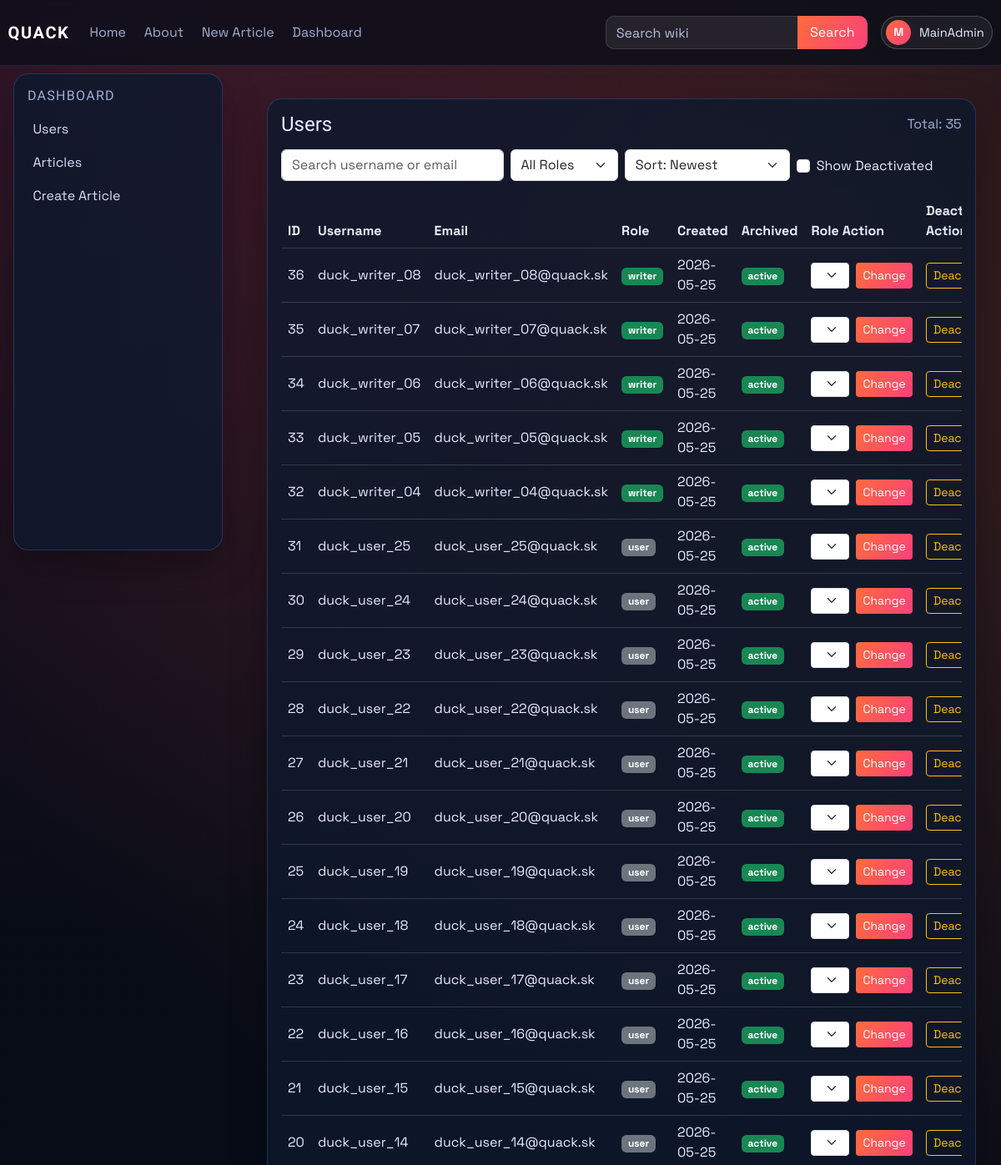
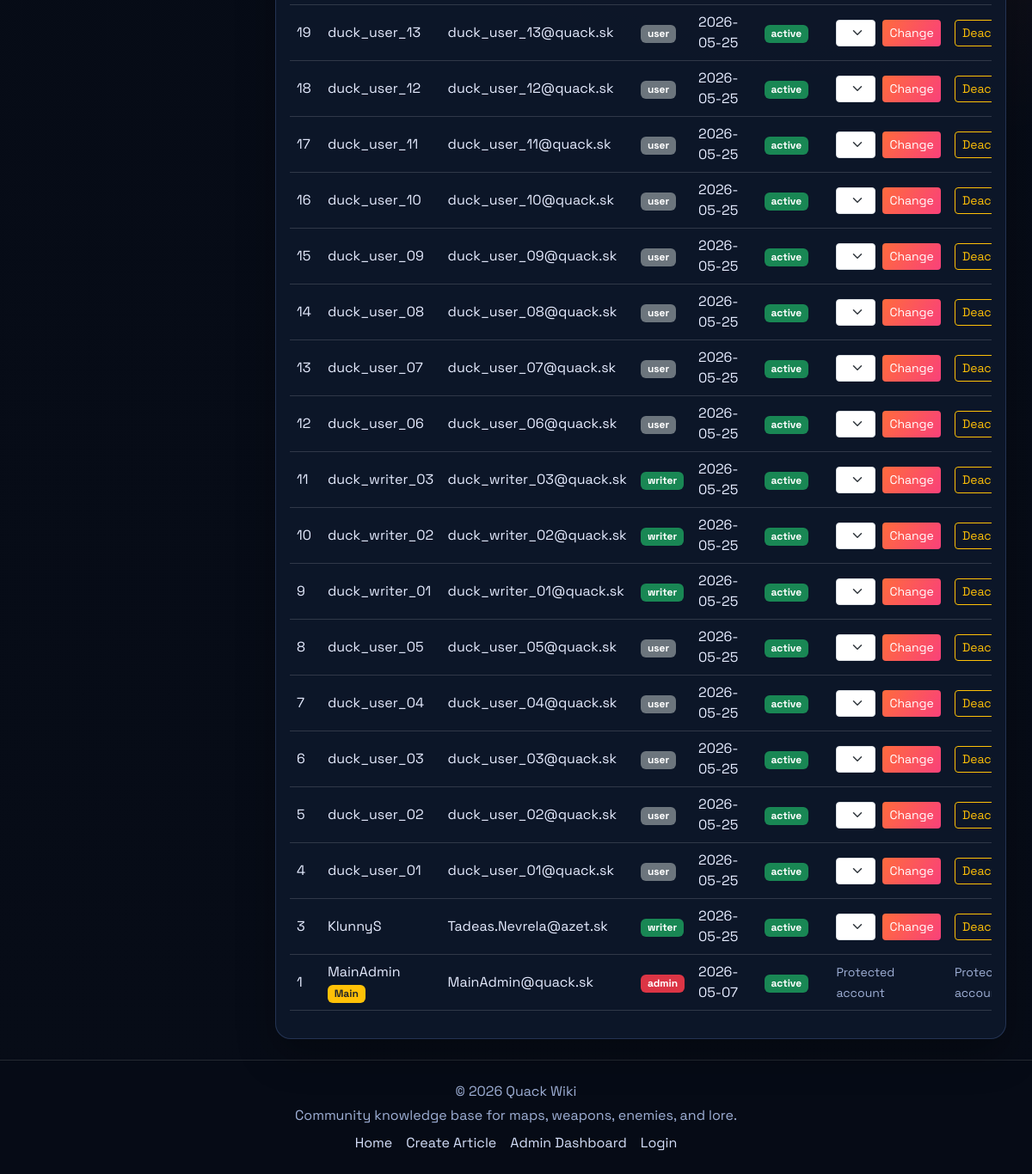
/dashboard/users (signed in), run on the app's committed database (2 pictures, top to bottom).
### models.py (models this page shows, shortened)
class User(db.Model, UserMixin):
    id = db.Column(db.Integer, primary_key=True)
    username = db.Column(db.String(120), unique=True, nullable=False)
    email = db.Column(db.String(120), unique=True, nullable=False)
    password_hash = db.Column(db.String(128), nullable=False)
    created_at = db.Column(db.DateTime, default=datetime.utcnow)
    role = db.Column(db.String(30), default='user')
    is_archived = db.Column(db.Boolean, default=False, nullable=False)
    archived_at = db.Column(db.DateTime, nullable=True)

### main.py (the view)
@app.route('/dashboard/users')
@role_required(['admin'])
def dashboard_users():
    search = (request.args.get('q') or '').strip()
    role_filter = (request.args.get('role') or 'all').strip().lower()
    show_archived = request.args.get('show_archived') == '1'
    sort = (request.args.get('sort') or 'newest').strip().lower()
    query = User.query
    if not show_archived:
        query = query.filter(User.is_archived.is_(False))
    if search:
        like = f'%{search}%'
        query = query.filter((User.username.ilike(like)) | (User.email.ilike(like)))
    if role_filter in {'user', 'writer', 'admin'}:
        query = query.filter(User.role == role_filter)
    sort_map = {
        'newest': User.created_at.desc(),
        'oldest': User.created_at.asc(),
        'username_az': User.username.asc(),
        'username_za': User.username.desc(),
        'role_az': User.role.asc(),
        'role_za': User.role.desc(),
    }
    users = query.order_by(sort_map.get(sort, User.created_at.desc())).all()
    role_form = RoleForm()
    return render_template(
        'dashboard_users.html',
        users=users,
        role_form=role_form,
        search=search,
        role_filter=role_filter,
        show_archived=show_archived,
        sort=sort,
    )

### forms.py
class RoleForm(FlaskForm):
    role = SelectField("Role", choices=[
        ("user", "User"),
        ("writer", "Writer"),
        ("admin", "Admin"),
        ], validators=[DataRequired()])
    submit = SubmitField("Change")

### main.py (called while the page is built)
@login_manager.user_loader
def load_user(user_id):
    return User.query.get(int(user_id))

def role_required(role_names: list):
    def decorator(func):
        @wraps(func)
        @login_required
        def wrapper(*args, **kwargs):
            if current_user.role not in role_names:
                abort(403)
            return func(*args, **kwargs)
        return wrapper
    return decorator

### templates/dashboard_users.html (shortened to what this page needs)
{% extends "_base.html" %}
{% block content %}
<div class="container-fluid px-0">
    <section id="users-section" class="card p-3">
        <div class="d-flex justify-content-between align-items-center mb-3">
            <h4 class="mb-0">Users</h4>
            <span class="text-muted">Total: {{ users|length }}</span>
        </div>
        <form method="GET" action="{{ url_for('dashboard_users') }}" class="row g-2 mb-3" id="usersFilterForm">
            <div class="col-md-4">
                <input class="form-control" type="search" name="q" value="{{ search }}" placeholder="Search username or email" id="usersSearch">
            </div>
            <div class="col-md-2">
                <select class="form-select" name="role" onchange="this.form.submit()">
                    <option value="all" {% if role_filter == 'all' %}selected{% endif %}>All Roles</option>
                </select>
            </div>
            <div class="col-md-3">
                <select class="form-select" name="sort" onchange="this.form.submit()">
                    <option value="newest" {% if sort == 'newest' %}selected{% endif %}>Sort: Newest</option>
                </select>
            </div>
            <div class="col-md-3">
                <div class="form-check mt-2">
                    <input class="form-check-input" type="checkbox" value="1" id="showArchivedUsers" name="show_archived" onchange="this.form.submit()" {% if show_archived %}checked{% endif %}>
                    <label class="form-check-label" for="showArchivedUsers">Show Deactivated</label>
                </div>
            </div>
        </form>
        <div class="table-responsive">
            <table class="table table-hover align-middle">
                <thead>
                    <tr>
                        <th>ID</th>
                        <th>Username</th>
                        <th>Email</th>
                        <th>Role</th>
                        <th>Created</th>
                        <th>Archived</th>
                        <th>Role Action</th>
                        <th>Deactivate Action</th>
                    </tr>
                </thead>
                <tbody>
                    {% for user in users %}
                    <tr>
                        <td>{{ user.id }}</td>
                        <td>{{ user.username }}{% if user.username == "MainAdmin" %} <span class="badge bg-warning text-dark">Main</span>{% endif %}</td>
                        <td>{{ user.email }}</td>
                        <td>
                            {% if user.role == "admin" %}
                            <span class="badge bg-danger">admin</span>
                            {% elif user.role == "writer" %}
                            <span class="badge bg-success">writer</span>
                            {% else %}
                            <span class="badge bg-secondary">user</span>
                            {% endif %}
                        </td>
                        <td>{{ user.created_at.strftime('%Y-%m-%d') if user.created_at else '-' }}</td>
                        <td>
                            {% if user.is_archived %}
                            <span class="badge bg-secondary">deactivated</span>
                            {% else %}
                            <span class="badge bg-success">active</span>
                            {% endif %}
                        </td>
                        <td>
                            {% if user.is_archived %}
                                <span class="text-muted small">Deactivated user</span>
                            {% elif user.username == "MainAdmin" %}
                                <span class="text-muted small">Protected account</span>
                            {% elif user.id == current_user.id %}
                                <span class="text-muted small">Self-change blocked</span>
                            {% elif user.role == "admin" and current_user.username != "MainAdmin" %}
                                <span class="text-muted small">Only MainAdmin can modify admins</span>
                            {% else %}
                            <form method="POST" action="{{ url_for('set_role', user_id=user.id) }}" class="d-flex gap-2">
                                {{ role_form.role(class="form-select form-select-sm") }}
                                {{ role_form.submit(class="btn btn-brand btn-sm") }}
                            </form>
                            {% endif %}
                        </td>
                        <td>
                            {% if user.username == "MainAdmin" %}
                                <span class="text-muted small">Protected account</span>
                            {% elif user.id == current_user.id %}
                                <span class="text-muted small">Self-deactivate blocked</span>
                            {% elif user.role == "admin" and current_user.username != "MainAdmin" %}
                                <span class="text-muted small">Only MainAdmin can deactivate admins</span>
                            {% else %}
                            <form method="POST" action="{{ url_for('toggle_archive_user', user_id=user.id) }}">
                                <button type="submit" class="btn btn-outline-warning btn-sm">
                                    {% if user.is_archived %}Reactivate{% else %}Deactivate{% endif %}
                                </button>
                            </form>
                            {% endif %}
                        </td>
                    </tr>
                    {% endfor %}
                </tbody>
            </table>
        </div>
    </section>
</div>
{% endblock %}

### templates/partials/navbar.html (shortened to what this page needs)
﻿<nav class="navbar navbar-expand-lg main-nav">
    <div class="container-fluid nav-wrap">
        <a class="navbar-brand brand-mark" href="{{ url_for('index') }}">QUACK</a>
        <div class="collapse navbar-collapse" id="navbarNav">
            <ul class="navbar-nav me-auto nav-links">
                <li class="nav-item"><a class="nav-link" href="{{ url_for('index') }}">Home</a></li>
                <li class="nav-item"><a class="nav-link" href="{{ url_for('index') }}">About</a></li>
                <li class="nav-item"><a class="nav-link" href="{{ url_for('create_article') }}">New Article</a></li>
                {% if current_user.is_authenticated and current_user.role == "admin" %}
                <li class="nav-item"><a class="nav-link" href="{{ url_for('dashboard_users') }}">Dashboard</a></li>
                {% elif current_user.is_authenticated and current_user.role == "writer" %}
                <li class="nav-item"><a class="nav-link" href="{{ url_for('dashboard_articles') }}">Articles</a></li>
                {% endif %}
            </ul>
            <ul class="navbar-nav ms-auto align-items-lg-center nav-tools">
                <li class="nav-item nav-search-wrap">
                    <form class="nav-search" method="GET" action="{{ url_for('index') }}">
                        <input class="form-control" type="search" name="q" placeholder="Search wiki">
                        <button class="btn btn-brand" type="submit">Search</button>
                    </form>
                </li>
                {% if current_user.is_authenticated %}
                <li class="nav-item dropdown ms-lg-3">
                    <a class="profile-trigger" href="#" role="button" data-bs-toggle="dropdown" aria-expanded="false">
                        <span class="profile-avatar">{{ current_user.username[0]|upper }}</span>
                        <span class="profile-name">{{ current_user.username }}</span>
                    </a>
                </li>
                {% else %}
                <li class="nav-item ms-lg-3">
                    <a class="btn btn-outline-light nav-login-btn" href="{{ url_for('login') }}">Login</a>
                </li>
                {% endif %}
            </ul>
        </div>
    </div>
</nav>

### static/css/style.css (style rules this page uses)
:root { --bg: #070c17; --bg-soft: #101a2d; --panel: rgba(14, 25, 44, 0.82); --panel-border: rgba(130, 170, 255, 0.2); --text: #e6ecff; --text-dim: #9fb0d6; --brand: #ff6b3d; --brand-2: #f9417a; --ok: #2ccf9f; --radius: 18px; --shadow: 0 18px 45px rgba(0, 0, 0, 0.3); --nav-height: 72px; --sidebar-width: 280px; --footer-height: 124px; }
* { box-sizing: border-box; }
body { margin: 0; color: var(--text); font-family: "Space Grotesk", sans-serif; background: radial-gradient(circle at 10% 0%, rgba(249, 65, 122, 0.18), transparent 38%), radial-gradient(circle at 85% 15%, rgba(255, 107, 61, 0.2), transparent 45%), linear-gradient(180deg, #060b16, var(--bg)); min-height: 100vh; display: flex; flex-direction: column; }
h1, h2, h3, h4, h5, h6, .navbar-brand { font-family: "Sora", sans-serif; }
a { text-decoration: none; color: inherit; }
.main-nav { position: fixed; top: 0; left: 0; right: 0; width: 100%; margin-top: 0; z-index: 40; backdrop-filter: blur(10px); background: rgba(8, 13, 24, 0.72); border-top: 0; border-bottom: 1px solid rgba(130, 170, 255, 0.15); }
.nav-wrap { padding: 0.7rem 0.6rem; }
.brand-mark { font-weight: 700; letter-spacing: 0.08em; color: #fff; }
.nav-links .nav-link { color: var(--text-dim); margin-right: 0.35rem; transition: color 0.2s ease; }
.nav-search { display: flex; align-items: stretch; gap: 0; }
.nav-search .form-control { background: rgba(255, 255, 255, 0.08); border: 1px solid rgba(255, 255, 255, 0.12); border-right: 0; border-radius: 10px 0 0 10px; color: #fff; min-width: 230px; height: 40px; }
.nav-search .form-control::placeholder { color: #b6c2de; }
.nav-search .btn { height: 40px; border-radius: 0 10px 10px 0; padding-inline: 0.95rem; }
.profile-trigger { height: 40px; display: inline-flex; align-items: center; gap: 0.6rem; padding: 0 0.6rem 0 0.35rem; border: 1px solid rgba(255, 255, 255, 0.2); border-radius: 999px; background: rgba(255, 255, 255, 0.06); color: #e8efff; transition: background-color 0.2s ease, border-color 0.2s ease; }
.profile-avatar { width: 30px; height: 30px; border-radius: 50%; display: inline-grid; place-items: center; font-weight: 700; font-size: 0.85rem; color: #fff; background: linear-gradient(135deg, var(--brand), var(--brand-2)); }
.profile-name { max-width: 130px; overflow: hidden; text-overflow: ellipsis; white-space: nowrap; font-size: 0.92rem; }
.card { border-radius: var(--radius); border: 1px solid var(--panel-border); background: var(--panel); color: var(--text); box-shadow: var(--shadow); }
.info-card p, .article-meta, .card p, .text-muted { color: var(--text-dim) !important; }
.btn-brand, .btn-primary { border: none; color: #fff; background: linear-gradient(120deg, var(--brand), var(--brand-2)); }
.table { --bs-table-bg: transparent; --bs-table-color: var(--text); --bs-table-border-color: rgba(255, 255, 255, 0.15); }

### data on the page
User: username "M", username "MainAdmin", id "1", email "MainAdmin@quack.sk", role "admin", created_at "2026-05-07", is_archived "active", shows "Protected account"
User: id "36", username "duck_writer_08", email "duck_writer_08@quack.sk", role "writer", created_at "2026-05-25", is_archived "active"
User: id "35", username "duck_writer_07", email "duck_writer_07@quack.sk", role "writer", created_at "2026-05-25", is_archived "active"
User: id "34", username "duck_writer_06", email "duck_writer_06@quack.sk", role "writer", created_at "2026-05-25", is_archived "active"
User: id "33", username "duck_writer_05", email "duck_writer_05@quack.sk", role "writer", created_at "2026-05-25", is_archived "active"
User: id "32", username "duck_writer_04", email "duck_writer_04@quack.sk", role "writer", created_at "2026-05-25", is_archived "active"
User: id "31", username "duck_user_25", email "duck_user_25@quack.sk", role "user", created_at "2026-05-25", is_archived "active"
User: id "30", username "duck_user_24", email "duck_user_24@quack.sk", role "user", created_at "2026-05-25", is_archived "active"
User: id "29", username "duck_user_23", email "duck_user_23@quack.sk", role "user", created_at "2026-05-25", is_archived "active"
User: id "28", username "duck_user_22", email "duck_user_22@quack.sk", role "user", created_at "2026-05-25", is_archived "active"
User: id "27", username "duck_user_21", email "duck_user_21@quack.sk", role "user", created_at "2026-05-25", is_archived "active"
User: id "26", username "duck_user_20", email "duck_user_20@quack.sk", role "user", created_at "2026-05-25", is_archived "active"
User: id "25", username "duck_user_19", email "duck_user_19@quack.sk", role "user", created_at "2026-05-25", is_archived "active"
User: id "24", username "duck_user_18", email "duck_user_18@quack.sk", role "user", created_at "2026-05-25", is_archived "active"
User: id "23", username "duck_user_17", email "duck_user_17@quack.sk", role "user", created_at "2026-05-25", is_archived "active"
User: id "22", username "duck_user_16", email "duck_user_16@quack.sk", role "user", created_at "2026-05-25", is_archived "active"
User: id "21", username "duck_user_15", email "duck_user_15@quack.sk", role "user", created_at "2026-05-25", is_archived "active"
User: id "20", username "duck_user_14", email "duck_user_14@quack.sk", role "user", created_at "2026-05-25", is_archived "active"
User: id "19", username "duck_user_13", email "duck_user_13@quack.sk", role "user", created_at "2026-05-25", is_archived "active"
User: id "18", username "duck_user_12", email "duck_user_12@quack.sk", role "user", created_at "2026-05-25", is_archived "active"
User: id "17", username "duck_user_11", email "duck_user_11@quack.sk", role "user", created_at "2026-05-25", is_archived "active"
User: id "16", username "duck_user_10", email "duck_user_10@quack.sk", role "user", created_at "2026-05-25", is_archived "active"
User: id "15", username "duck_user_09", email "duck_user_09@quack.sk", role "user", created_at "2026-05-25", is_archived "active"
User: id "14", username "duck_user_08", email "duck_user_08@quack.sk", role "user", created_at "2026-05-25", is_archived "active"
User: id "13", username "duck_user_07", email "duck_user_07@quack.sk", role "user", created_at "2026-05-25", is_archived "active"
User: id "12", username "duck_user_06", email "duck_user_06@quack.sk", role "user", created_at "2026-05-25", is_archived "active"
User: id "11", username "duck_writer_03", email "duck_writer_03@quack.sk", role "writer", created_at "2026-05-25", is_archived "active"
User: id "10", username "duck_writer_02", email "duck_writer_02@quack.sk", role "writer", created_at "2026-05-25", is_archived "active"
User: id "9", username "duck_writer_01", email "duck_writer_01@quack.sk", role "writer", created_at "2026-05-25", is_archived "active"
User: id "8", username "duck_user_05", email "duck_user_05@quack.sk", role "user", created_at "2026-05-25", is_archived "active"
User: id "7", username "duck_user_04", email "duck_user_04@quack.sk", role "user", created_at "2026-05-25", is_archived "active"
User: id "6", username "duck_user_03", email "duck_user_03@quack.sk", role "user", created_at "2026-05-25", is_archived "active"
User: id "5", username "duck_user_02", email "duck_user_02@quack.sk", role "user", created_at "2026-05-25", is_archived "active"
User: id "4", username "duck_user_01", email "duck_user_01@quack.sk", role "user", created_at "2026-05-25", is_archived "active"
User: id "3", username "KlunnyS", email "Tadeas.Nevrela@azet.sk", role "writer", created_at "2026-05-25", is_archived "active"

### other printed values
{{ users|length }} "35"
